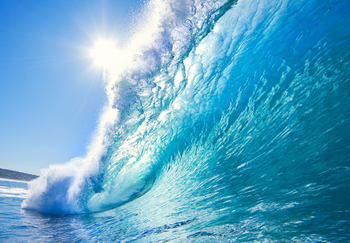
#> input picture images/wave_test.png, 350 x 243 px
$ python hist_quiz.py
#> lines starting #> are read from the running program, lines starting #| are printed output that depends on the picture
import matplotlib.pyplot as plt
import numpy as np
import cv2

image = cv2.imread('images/wave_test.png')
#> image is the input picture: shape (243, 350, 3); mean B, G, R 199.1, 166.5, 93.5
cv2.imshow('Original', image)


imageG = cv2.cvtColor(image, cv2.COLOR_BGR2GRAY)
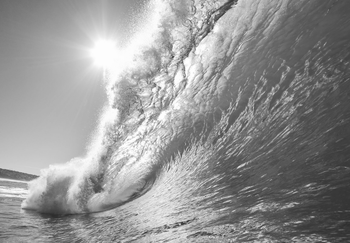
#> imageG: shape (243, 350); min 45, max 255, mean 148.4
cv2.imshow('Gray', imageG)

hist = cv2.calcHist([imageG], [0], None, [256], [0, 256])
#> hist = 256 values, max 937 at index 181, min 0 at index 0, mean 332.2
plt.figure()
plt.plot(hist)
plt.show()
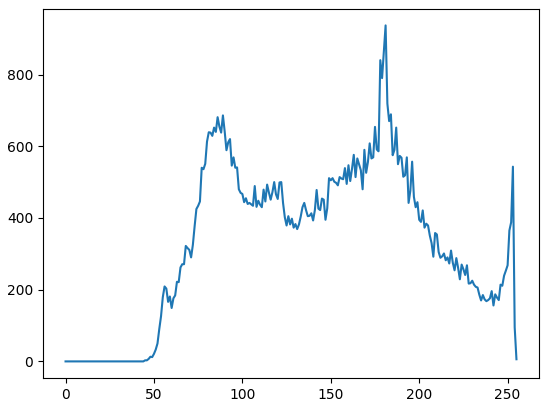
#> figure drawn by matplotlib, 1 panel; curve peaks at x = 181, y = 937

chans = cv2.split(image) # B G R
hist2D = cv2.calcHist([chans[1], chans[2]], [0, 1], None, [8, 8], [0, 256, 0, 256])
plt.figure()
p = plt.imshow(hist2D, interpolation='nearest')
plt.title('2D Color Histogram for R and G')
plt.colorbar(p)
plt.show()
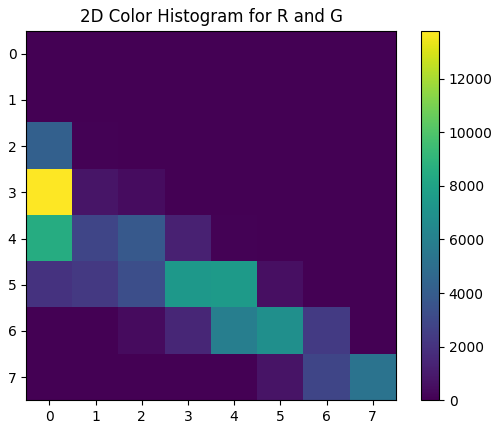
#> figure drawn by matplotlib, 2 panels


cv2.waitKey(0)

$ run again, with images/beach.png copied over images/wave_test.png
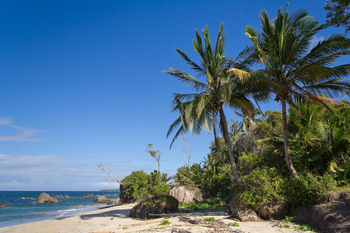
#> input picture images/beach.png, 350 x 233 px
#> image is the input picture: shape (233, 350, 3); mean B, G, R 136, 110.4, 78.6
#> `imageG = cv2.cvtColor(image, cv2.COLOR_BGR2GRAY)`:
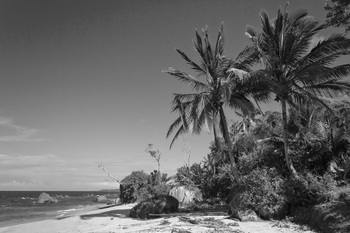
#> imageG: shape (233, 350); min 3, max 250, mean 103.8
#> hist = 256 values, max 1023 at index 91, min 0 at index 0, mean 318.6
#> `plt.show()`:
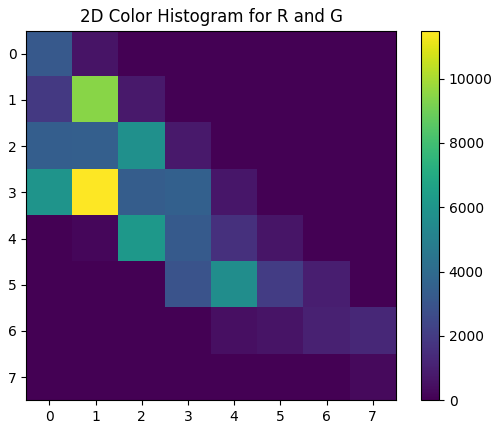
#> figure drawn by matplotlib, 2 panels

$ run again, with images/coins.png copied over images/wave_test.png
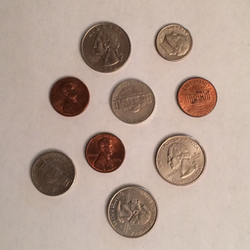
#> input picture images/coins.png, 250 x 250 px
#> image is the input picture: shape (250, 250, 3); mean B, G, R 147.7, 159.9, 180.7
#> `imageG = cv2.cvtColor(image, cv2.COLOR_BGR2GRAY)`:
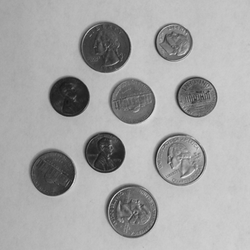
#> imageG: shape (250, 250); min 21, max 227, mean 164.7
#> hist = 256 values, max 2395 at index 199, min 0 at index 0, mean 244.1
#> `plt.show()`:
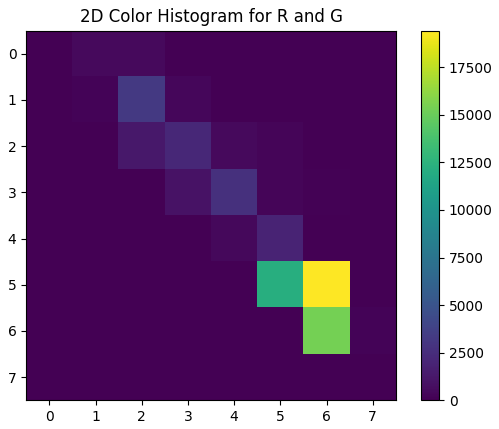
#> figure drawn by matplotlib, 2 panels
